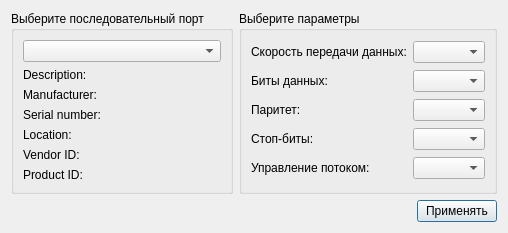
<?xml version="1.0" encoding="UTF-8"?>
<ui version="4.0">
 <class>SettingsDialog</class>
 <widget class="QDialog" name="SettingsDialog">
  <property name="geometry">
   <rect>
    <x>0</x>
    <y>0</y>
    <width>462</width>
    <height>216</height>
   </rect>
  </property>
  <property name="windowTitle">
   <string>Settings</string>
  </property>
  <layout class="QGridLayout" name="gridLayout_3">
   <item row="2" column="0" colspan="2">
    <layout class="QHBoxLayout" name="horizontalLayout">
     <item>
      <spacer name="horizontalSpacer">
       <property name="orientation">
        <enum>Qt::Horizontal</enum>
       </property>
       <property name="sizeHint" stdset="0">
        <size>
         <width>96</width>
         <height>20</height>
        </size>
       </property>
      </spacer>
     </item>
     <item>
      <widget class="QPushButton" name="applyButton">
       <property name="text">
        <string>Применять</string>
       </property>
      </widget>
     </item>
    </layout>
   </item>
   <item row="0" column="0">
    <widget class="QGroupBox" name="selectBox">
     <property name="title">
      <string>Выберите последовательный порт</string>
     </property>
     <layout class="QGridLayout" name="gridLayout">
      <item row="0" column="0">
       <widget class="QComboBox" name="serialPortInfoListBox"/>
      </item>
      <item row="1" column="0">
       <widget class="QLabel" name="descriptionLabel">
        <property name="text">
         <string>Description:</string>
        </property>
       </widget>
      </item>
      <item row="2" column="0">
       <widget class="QLabel" name="manufacturerLabel">
        <property name="text">
         <string>Manufacturer:</string>
        </property>
       </widget>
      </item>
      <item row="3" column="0">
       <widget class="QLabel" name="serialNumberLabel">
        <property name="text">
         <string>Serial number:</string>
        </property>
       </widget>
      </item>
      <item row="4" column="0">
       <widget class="QLabel" name="locationLabel">
        <property name="text">
         <string>Location:</string>
        </property>
       </widget>
      </item>
      <item row="5" column="0">
       <widget class="QLabel" name="vidLabel">
        <property name="text">
         <string>Vendor ID:</string>
        </property>
       </widget>
      </item>
      <item row="6" column="0">
       <widget class="QLabel" name="pidLabel">
        <property name="text">
         <string>Product ID:</string>
        </property>
       </widget>
      </item>
     </layout>
    </widget>
   </item>
   <item row="0" column="1">
    <widget class="QGroupBox" name="parametersBox">
     <property name="title">
      <string>Выберите параметры</string>
     </property>
     <layout class="QGridLayout" name="gridLayout_2">
      <item row="0" column="0">
       <widget class="QLabel" name="baudRateLabel">
        <property name="text">
         <string>Скорость передачи данных:</string>
        </property>
       </widget>
      </item>
      <item row="0" column="1">
       <widget class="QComboBox" name="baudRateBox"/>
      </item>
      <item row="1" column="0">
       <widget class="QLabel" name="dataBitsLabel">
        <property name="text">
         <string>Биты данных:</string>
        </property>
       </widget>
      </item>
      <item row="1" column="1">
       <widget class="QComboBox" name="dataBitsBox"/>
      </item>
      <item row="2" column="0">
       <widget class="QLabel" name="parityLabel">
        <property name="text">
         <string>Паритет:</string>
        </property>
       </widget>
      </item>
      <item row="2" column="1">
       <widget class="QComboBox" name="parityBox"/>
      </item>
      <item row="3" column="0">
       <widget class="QLabel" name="stopBitsLabel">
        <property name="text">
         <string>Стоп-биты:</string>
        </property>
       </widget>
      </item>
      <item row="3" column="1">
       <widget class="QComboBox" name="stopBitsBox"/>
      </item>
      <item row="4" column="0">
       <widget class="QLabel" name="flowControlLabel">
        <property name="text">
         <string>Управление потоком:</string>
        </property>
       </widget>
      </item>
      <item row="4" column="1">
       <widget class="QComboBox" name="flowControlBox"/>
      </item>
     </layout>
    </widget>
   </item>
  </layout>
 </widget>
 <resources/>
 <connections/>
</ui>
